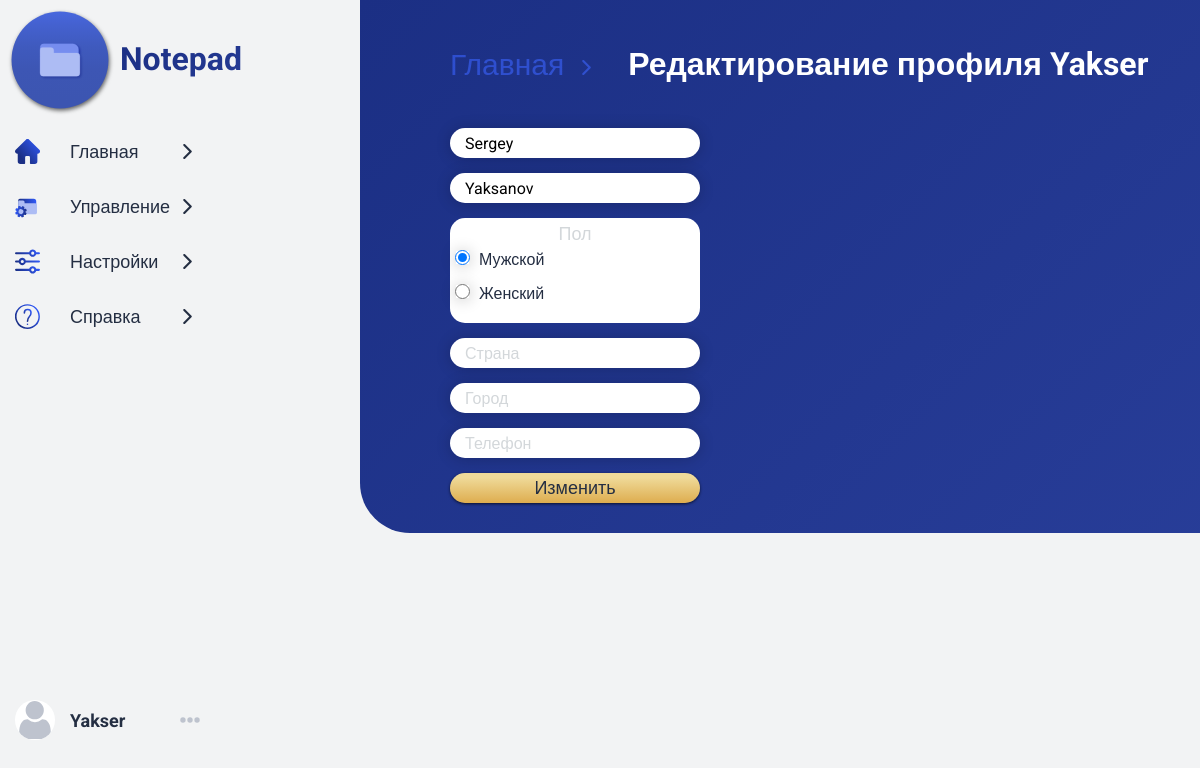
Screenshot of /edit_profile (signed in) with the database file from the repository.
### data/user.py (models this page shows, shortened)
class User(SqlAlchemyBase, UserMixin, SerializerMixin):
    __tablename__ = 'user'
    id = sqlalchemy.Column(sqlalchemy.Integer,
                           primary_key=True, autoincrement=True)
    login = sqlalchemy.Column(sqlalchemy.String, unique=True, nullable=False)
    password = sqlalchemy.Column(sqlalchemy.String, nullable=False)
    name = sqlalchemy.Column(sqlalchemy.String)
    surname = sqlalchemy.Column(sqlalchemy.String)
    sex = sqlalchemy.Column(sqlalchemy.String)
    country = sqlalchemy.Column(sqlalchemy.String)
    city = sqlalchemy.Column(sqlalchemy.String)
    phone = sqlalchemy.Column(sqlalchemy.String)
    email = sqlalchemy.Column(sqlalchemy.String, unique=True, nullable=False)
    modified_date = sqlalchemy.Column(sqlalchemy.String,
                                      default=current_date)
    folders = orm.relation("Folder", back_populates='user')

### run.py (the view, shortened to what this page needs)
@app.route('/edit_profile', methods=['POST', 'GET'])
@login_required
def edit_profile():
    if request.method == 'GET':
        return render_template('edit_profile.html', user=current_user)

### data/db_session.py (called while the page is built)
def create_session() -> Session:
    global __factory
    return __factory()

### run.py (called while the page is built)
@login_manager.user_loader
def load_user(user_id):
    db_sess = db_session.create_session()
    return db_sess.query(User).get(user_id)

### templates/edit_profile.html
{% extends 'main.html' %}
{% block block %}
    <div class="block">
        <div class="block-header">
            <div class="path-hint">
                <a href="/">Главная</a><img src="../static/img/right-arrow.svg" alt="" class="header-arrow">
            </div>
            <h1>Редактирование профиля {{ user.login }}</h1>
            {% set name = user.name %}
            {% if not name %}
                {% set name='' %}
            {% endif %}
            {% set surname = user.surname %}
            {% if not surname %}
                {% set surname='' %}
            {% endif %}
            {% set country = user.country %}
            {% if not country %}
                {% set country='' %}
            {% endif %}
            {% set city = user.city %}
            {% if not city %}
                {% set city='' %}
            {% endif %}
            {% set phone = user.phone %}
            {% if not phone %}
                {% set phone='' %}
            {% endif %}
            <div class="block-menu">
                <form class="login-form" method="post">
                    <form class="login-form" method="post">
                        <input type="text" name="name" id="name"
                               placeholder="Имя" value="{{ name }}">
                        <input type="text" name="surname" id="surname"
                               placeholder="Фамилия" value="{{ surname }}">
                        <div class="form-block">
                            <span>Пол</span>
                            <label>
                                {% if user.sex == 'мужской' %}
                                    <input type="radio" name="sex" value="мужской" checked>
                                {% else %}
                                    <input type="radio" name="sex" value="мужской">
                                {% endif %}
                                <span>Мужской</span>
                            </label>
                            <label>
                                {% if user.sex == 'женский' %}
                                    <input type="radio" name="sex" value="женский" checked>
                                {% else %}
                                    <input type="radio" name="sex" value="женский">
                                {% endif %}
                                <span>Женский</span>
                            </label>
                        </div>
                        <input type="text" name="country" id="country"
                               placeholder="Страна" value="{{ country }}">
                        <input type="text" name="city" id="city"
                               placeholder="Город" value="{{ city }}">
                        <input type="tel" name="phone" id="phone"
                               placeholder="Телефон" value="{{ phone }}">
                        <button type="submit">Изменить</button>
                    </form>
                </form>
            </div>
        </div>
    </div>
{% endblock %}

### templates/main.html (shortened to what this page needs)
<!DOCTYPE html>
<html lang=ru>
<head>
    <link rel="stylesheet" href=" {{ url_for('static', filename='css/style.css') }}">
</head>
<body>
<div class="wrapper">
    <header>
        <div class="head">
            <div class="ico"><a href="#"><img src="../static/img/folder.svg" alt=""></a></div>
            <a href="{{ url_for('home') }}" class="text-logo">Notepad</a>
        </div>
        <nav>
            <ul class="menu">
                <li>
                    <a href="/" class="menu-link">
                        <img src="../static/img/home.svg" alt="">
                        <span>Главная</span>
                        <img class="right-arrow" src="../static/img/right-arrow.svg" alt="">
                    </a>
                </li>
                <li>
                    <a href="{{url_for('manage_folders')}}" class="menu-link">
                        <img src="../static/img/manage_folders.svg" alt="">
                        <span>Управление</span>
                        <img class="right-arrow" src="../static/img/right-arrow.svg" alt="">
                    </a>
                </li>
                <li>
                    <a href="{{ url_for('settings') }}" class="menu-link">
                        <img src="../static/img/settings.svg" alt="">
                        <span>Настройки</span>
                        <img class="right-arrow" src="../static/img/right-arrow.svg" alt="">
                    </a>
                </li>
                <li>
                    <a href="{{url_for('about')}}" class="menu-link">
                        <img src="../static/img/about.svg" alt="">
                        <span>Справка</span>
                        <img class="right-arrow" src="../static/img/right-arrow.svg" alt="">
                    </a>
                </li>
            </ul>
            <div class="user-nav">
                <img src="../static/img/user.svg" alt="" class="user-avatar">
                {% if user.login %}
                    <a class="user-name" href="{{ url_for('profile') }}">{{ user.login }}</a>
                {% else %}
                    <a class="login-ref" href="{{ url_for('login_page') }}">Войти</a>
                {% endif %}
                <div class="user-menu">
                </div>
            </div>
        </nav>
    </header>
    {% block block %}
    {% endblock %}
</div>
</body>
</html>

### rows the page displays
User: login "Yakser", name "Sergey", surname "Yaksanov"
